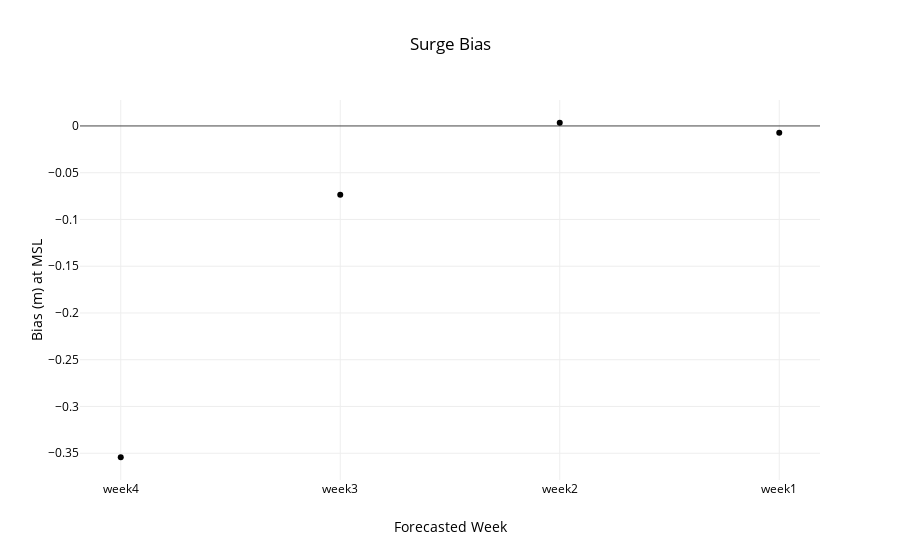

Write notebook code for a chart like this one.
### Code cell
week = ['nan','week4','week3','week2','week1']
data = utils.metric(files,week,start,26720)
title,x,y='Surge Bias','Forecasted Week','Bias (m) at MSL'
layout=utils.layout(title,x,y)
fig = go.Figure(data=data, layout=layout)
interactive = iplot(fig)
#po.plot(fig,filename=root_dir+'\\'+'metric.html')

### Figure 1 — Plotly figure (JSON) as saved in the notebook; plotly's stock layout.template omitted (floating-point values rounded to 4 significant figures)
{"data": [{"line": {"color": "rgba(153, 153, 255)"}, "mode": "markers", "type": "scatter", "uid": "4e3157e4-ae09-438a-a7e8-d25190b516aa", "x": ["week4", "week3", "week2", "week1"], "y": [-0.3543, -0.0736, 0.00342, -0.007226]}], "layout": {"autosize": true, "font": {"color": "rgb(0, 0, 0)"}, "legend": {"orientation": "h"}, "paper_bgcolor": "rgb(255,255,255)", "plot_bgcolor": "rgb(255,255,255)", "title": "Surge Bias", "xaxis": {"autorange": true, "range": [-0.1812, 3.181], "title": "Forecasted Week", "type": "category"}, "yaxis": {"autorange": true, "range": [-0.3805, 0.02962], "title": "Bias (m) at MSL", "type": "linear"}}}
